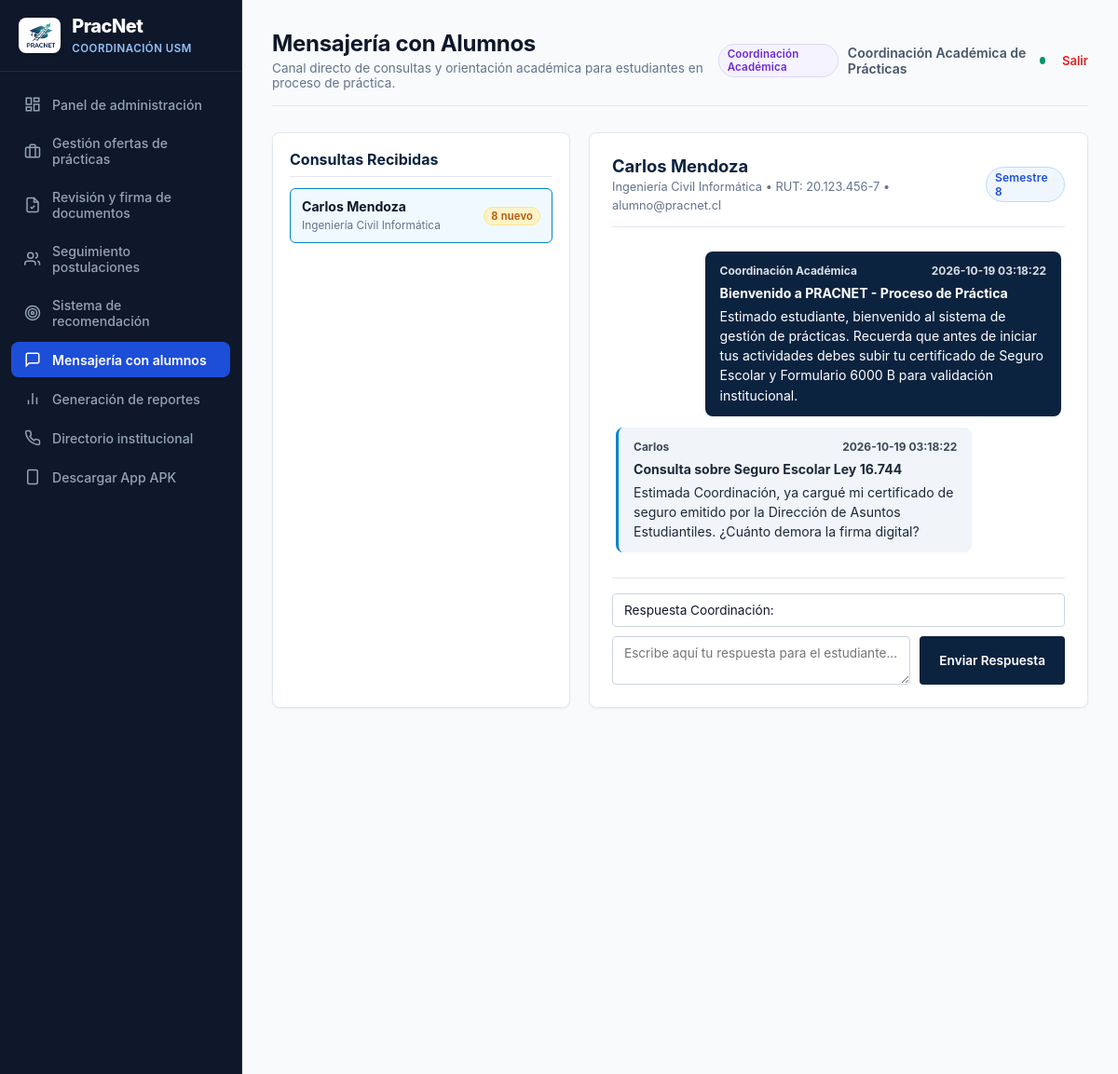
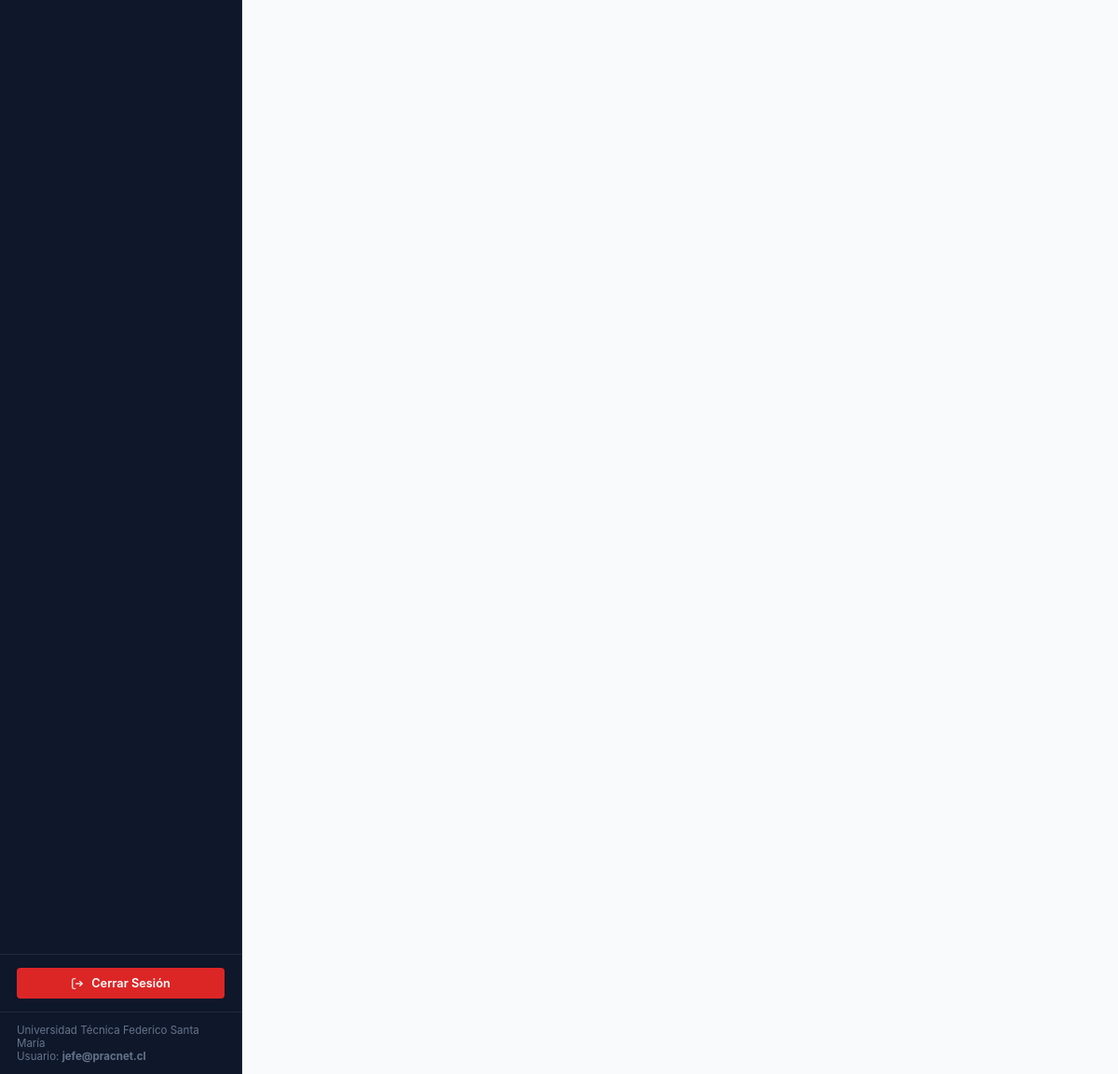
/admin/mensajes (signed in), run on the app's committed database (2 pictures, top to bottom).
### tables this page shows
CREATE TABLE estudiante (
            id INTEGER PRIMARY KEY AUTOINCREMENT,
            usuario_id INTEGER UNIQUE REFERENCES usuario(id) ON DELETE CASCADE,
            nombre TEXT NOT NULL,
            apellido TEXT,
            rut TEXT UNIQUE NOT NULL,
            correo_institucional TEXT NOT NULL,
            carrera TEXT NOT NULL,
            universidad TEXT DEFAULT 'Universidad Técnica Federico Santa María',
            sede TEXT DEFAULT 'Campus San Joaquín',
            ano_ingreso INTEGER DEFAULT 2022,
            semestre_actual INTEGER DEFAULT 8,
            avance_malla INTEGER DEFAULT 75,
            creditos_totales INTEGER DEFAULT 180,
            es_primera_practica INTEGER DEFAULT 1,
            habilidades TEXT,
            ubicacion TEXT DEFAULT 'Santiago, Chile',
            telefono TEXT DEFAULT '+56 9 1234 5678'
        );

CREATE TABLE mensaje (
            id INTEGER PRIMARY KEY AUTOINCREMENT,
            estudiante_id INTEGER NOT NULL REFERENCES estudiante(id) ON DELETE CASCADE,
            remitente_tipo TEXT NOT NULL CHECK(remitente_tipo IN ('estudiante', 'docente')),
            asunto TEXT NOT NULL,
            cuerpo TEXT NOT NULL,
            leido INTEGER DEFAULT 0,
            fecha_envio TIMESTAMP DEFAULT CURRENT_TIMESTAMP
        );

### app/routes_admin.py (the view, shortened to what this page needs)
@admin_bp.route('/mensajes', methods=['GET', 'POST'])
def mensajes():
    estudiante_seleccionado = request.args.get('estudiante_id', '')
    with get_db() as conn:
        cursor = conn.cursor()
        cursor.execute("""
            SELECT DISTINCT e.id, e.nombre, e.apellido, e.carrera, e.rut,
                   (SELECT COUNT(*) FROM mensaje WHERE estudiante_id = e.id AND remitente_tipo = 'estudiante' AND leido = 0) as sin_leer
            FROM estudiante e
            JOIN mensaje m ON e.id = m.estudiante_id
            ORDER BY sin_leer DESC, e.nombre ASC
        """)
        estudiantes_con_mensajes = cursor.fetchall()
        if not estudiante_seleccionado and estudiantes_con_mensajes:
            estudiante_seleccionado = estudiantes_con_mensajes[0]['id']
        mensajes_hilo = []
        estudiante_activo = None
        if estudiante_seleccionado:
            cursor.execute("SELECT * FROM estudiante WHERE id = ?", (estudiante_seleccionado,))
            estudiante_activo = cursor.fetchone()
            cursor.execute("UPDATE mensaje SET leido = 1 WHERE estudiante_id = ? AND remitente_tipo = 'estudiante'", (estudiante_seleccionado,))
            cursor.execute("SELECT * FROM mensaje WHERE estudiante_id = ? ORDER BY id ASC", (estudiante_seleccionado,))
            mensajes_hilo = cursor.fetchall()
    return render_template(
        'admin/mensajes.html',
        estudiantes=estudiantes_con_mensajes,
        estudiante_activo=estudiante_activo,
        mensajes=mensajes_hilo,
        estudiante_seleccionado=estudiante_seleccionado
    )

### app/__init__.py (called while the page is built)
def create_app():
    app = Flask(__name__)
    app.config.from_object(Config)
    os.makedirs(app.config['UPLOAD_FOLDER'], exist_ok=True)
    init_db()
    from app.auth import auth_bp
    from app.routes_admin import admin_bp
    from app.routes_student import student_bp
    from app.routes_empresa import empresa_bp
    app.register_blueprint(auth_bp)
    app.register_blueprint(admin_bp)
    app.register_blueprint(student_bp)
    app.register_blueprint(empresa_bp)
    @app.route('/')
    def index():
        return redirect(url_for('auth.login'))
    @app.errorhandler(404)
    def page_not_found(e):
        return render_template('404.html'), 404
    @app.errorhandler(500)
    def internal_server_error(e):
        return render_template('500.html'), 500
    @app.after_request
    def apply_security_headers(response):
        return add_security_headers(response)
    return app

### app/database.py (called while the page is built)
def get_db_connection():
    conn = sqlite3.connect(Config.DATABASE_PATH)
    conn.row_factory = sqlite3.Row
    conn.execute("PRAGMA foreign_keys = ON;")
    return conn

@contextmanager
def get_db():
    conn = get_db_connection()
    try:
        yield conn
        conn.commit()
    except Exception as e:
        conn.rollback()
        raise e
    finally:
        conn.close()

### app/routes_admin.py (called while the page is built)
@admin_bp.before_request
@role_required(['admin', 'jefe_carrera'])
def restrict_admin():
    pass

### app/security.py (called while the page is built)
def role_required(allowed_roles):
    def decorator(f):
        @wraps(f)
        def decorated_function(*args, **kwargs):
            if 'user_id' not in session:
                flash('Por favor inicia sesión.', 'warning')
                return redirect(url_for('auth.login'))
            if session.get('rol') not in allowed_roles:
                flash('No tienes permisos suficientes para acceder a este módulo.', 'danger')
                return redirect(url_for('auth.unauthorized'))
            return f(*args, **kwargs)
        return decorated_function
    return decorator

def add_security_headers(response):
    response.headers['X-Content-Type-Options'] = 'nosniff'
    response.headers['X-Frame-Options'] = 'SAMEORIGIN'
    response.headers['X-XSS-Protection'] = '1; mode=block'
    response.headers['Referrer-Policy'] = 'strict-origin-when-cross-origin'
    return response

### app/templates/admin/mensajes.html (shortened to what this page needs)
{% extends 'base.html' %}
{% block admin_title %}
<h1>Mensajería con Alumnos</h1>
<p>Canal directo de consultas y orientación académica para estudiantes en proceso de práctica.</p>
{% endblock %}
{% block content %}
<div style="display: grid; grid-template-columns: 320px 1fr; gap: 20px; min-height: 540px;">
  <div class="table-card" style="padding: 18px; display: flex; flex-direction: column;">
    <h3 style="font-size: 1rem; color: var(--primary-navy); margin-bottom: 12px; padding-bottom: 8px; border-bottom: 1px solid var(--border-subtle);">
      Consultas Recibidas
    </h3>
    {% if estudiantes %}
    <div style="display: flex; flex-direction: column; gap: 6px; overflow-y: auto; flex: 1;">
      {% for e in estudiantes %}
      <a href="{{ url_for('admin.mensajes', estudiante_id=e.id) }}" style="text-decoration: none; padding: 10px 12px; border-radius: 6px; border: 1px solid {% if estudiante_activo and estudiante_activo.id == e.id %}#0284c7{% else %}#e2e8f0{% endif %}; background: {% if estudiante_activo and estudiante_activo.id == e.id %}#f0f9ff{% else %}#ffffff{% endif %}; display: flex; justify-content: space-between; align-items: center; transition: all 0.15s ease;">
        <div>
          <strong style="font-size: 0.88rem; color: #0f172a; display: block;">{{ e.nombre }} {{ e.apellido }}</strong>
          <span style="font-size: 0.74rem; color: #64748b;">{{ e.carrera }}</span>
        </div>
        {% if e.sin_leer > 0 %}
          <span class="badge badge-warning" style="font-size: 0.7rem; padding: 2px 7px;">{{ e.sin_leer }} nuevo</span>
        {% endif %}
      </a>
      {% endfor %}
    </div>
    {% else %}
    <div style="padding: 20px; text-align: center; color: #64748b; font-size: 0.85rem;">
      No hay mensajes de alumnos aún.
    </div>
    {% endif %}
  </div>
  <div class="table-card" style="padding: 24px; display: flex; flex-direction: column; justify-content: space-between;">
    {% if estudiante_activo %}
    <div>
      <div style="display: flex; justify-content: space-between; align-items: center; padding-bottom: 14px; border-bottom: 1px solid var(--border-subtle); margin-bottom: 16px;">
        <div>
          <h3 style="color: var(--primary-navy); font-size: 1.15rem; margin: 0;">{{ estudiante_activo.nombre }} {{ estudiante_activo.apellido }}</h3>
          <span style="font-size: 0.8rem; color: #64748b;">{{ estudiante_activo.carrera }} • RUT: {{ estudiante_activo.rut }} • {{ estudiante_activo.correo_institucional }}</span>
        </div>
        <span class="badge badge-info" style="font-size: 0.75rem;">Semestre {{ estudiante_activo.semestre_actual }}</span>
      </div>
      <div style="max-height: 340px; overflow-y: auto; display: flex; flex-direction: column; gap: 12px; padding: 10px 4px; margin-bottom: 20px;">
        {% for m in mensajes %}
        <div style="max-width: 80%; padding: 12px 16px; border-radius: 8px; font-size: 0.88rem; line-height: 1.5; {% if m.remitente_tipo == 'docente' %}align-self: flex-end; background: #0c2340; color: #ffffff;{% else %}align-self: flex-start; background: #f1f5f9; color: #1e293b; border-left: 3px solid #0284c7;{% endif %}">
          <div style="font-size: 0.75rem; font-weight: 700; opacity: 0.85; margin-bottom: 4px; display: flex; justify-content: space-between; gap: 16px;">
            <span>{% if m.remitente_tipo == 'docente' %}Coordinación Académica{% else %}{{ estudiante_activo.nombre }}{% endif %}</span>
            <span>{{ m.fecha_envio }}</span>
          </div>
          <strong style="display: block; margin-bottom: 4px; font-size: 0.88rem;">{{ m.asunto }}</strong>
          <div>{{ m.cuerpo }}</div>
        </div>
        {% endfor %}
      </div>
    </div>
    <form method="POST" action="{{ url_for('admin.mensajes') }}" style="border-top: 1px solid var(--border-subtle); padding-top: 16px; display: flex; flex-direction: column; gap: 10px;">
      <div style="display: flex; gap: 10px;">
        <input type="text" name="asunto" class="form-control" placeholder="Asunto de la respuesta..." value="Respuesta Coordinación: " style="font-size: 0.85rem;" required>
      </div>
      <div style="display: flex; gap: 10px;">
        <textarea name="cuerpo" class="form-control" rows="2" placeholder="Escribe aquí tu respuesta para el estudiante..." style="font-size: 0.85rem;" required></textarea>
        <button type="submit" class="btn btn-primary" style="padding: 10px 20px; font-size: 0.85rem; background: #0c2340; white-space: nowrap;">
          Enviar Respuesta
        </button>
      </div>
    </form>
    {% endif %}
  </div>
</div>
{% endblock %}

### app/static/css/pracnet.css (style rules this page uses)
:root { --primary-navy: #0c2340; --primary-slate: #0f172a; --primary-surface: #1e293b; --accent-blue: #1d4ed8; --accent-blue-light: #eff6ff; --accent-gold: #b45309; --accent-gold-light: #fef3c7; --success-green: #059669; --success-light: #ecfdf5; --warning-amber: #d97706; --danger-red: #dc2626; --danger-light: #fef2f2; --bg-page: #f8fafc; --card-bg: #ffffff; --text-primary: #0f172a; --text-secondary: #475569; --text-muted: #64748b; --border-subtle: #e2e8f0; --border-strong: #cbd5e1; --sidebar-width: 260px; --radius-sm: 4px; --radius-md: 8px; --radius-lg: 12px; --shadow-sm: 0 1px 2px 0 rgb(0 0 0 / 0.05); --shadow-md: 0 4px 6px -1px rgb(0 0 0 / 0.07), 0 2px 4px -2px rgb(0 0 0 / 0.07); --shadow-lg: 0 10px 15px -3px rgb(0 0 0 / 0.08), 0 4px 6px -4px rgb(0 0 0 / 0.04); }
* { box-sizing: border-box; margin: 0; padding: 0; font-family: -apple-system, BlinkMacSystemFont, "Segoe UI", Roboto, "Helvetica Neue", Arial, sans-serif; }
body { background-color: var(--bg-page); color: var(--text-primary); min-height: 100vh; display: flex; flex-direction: column; -webkit-font-smoothing: antialiased; }
.content-header h1 { font-size: 1.5rem; font-weight: 700; color: var(--text-primary); letter-spacing: -0.3px; }
.content-header p { font-size: 0.85rem; color: var(--text-muted); margin-top: 4px; }
.table-card { background: var(--card-bg); border-radius: var(--radius-md); border: 1px solid var(--border-subtle); box-shadow: var(--shadow-sm); overflow: hidden; margin-bottom: 28px; }
.badge { display: inline-flex; align-items: center; gap: 4px; padding: 3px 9px; border-radius: 9999px; font-size: 0.72rem; font-weight: 600; letter-spacing: 0.2px; }
.badge-warning { background: var(--accent-gold-light); color: var(--accent-gold); border: 1px solid #fde68a; }
.badge-info { background: var(--accent-blue-light); color: var(--accent-blue); border: 1px solid #bfdbfe; }
.btn { display: inline-flex; align-items: center; justify-content: center; gap: 8px; font-weight: 600; padding: 8px 16px; border-radius: var(--radius-sm); border: 1px solid transparent; cursor: pointer; text-decoration: none; font-size: 0.88rem; transition: all 0.15s ease-in-out; }
.btn-primary { background-color: var(--primary-navy); color: #ffffff; }
.form-control { width: 100%; padding: 9px 12px; border: 1px solid var(--border-strong); border-radius: var(--radius-sm); font-size: 0.9rem; color: var(--text-primary); outline: none; transition: border-color 0.15s ease; background-color: #ffffff; }

### data on the page
estudiante: nombre "Carlos", apellido "Mendoza", carrera "Ingeniería Civil Informática", sin_leer "8", rut "20.123.456-7", correo_institucional "alumno@pracnet.cl", semestre_actual "8"
mensaje: remitente_tipo "Coordinación Académica", fecha_envio "2026-10-19 03:18:22", asunto "Bienvenido a PRACNET - Proceso de Práctica", cuerpo "Estimado estudiante, bienvenido al sistema de gestión de prácticas. Recuerda que antes de iniciar tus actividades debes subir tu certificado de Seguro Escolar y Formulario 6000 B para validación institucional."
mensaje: fecha_envio "2026-10-19 03:18:22", asunto "Consulta sobre Seguro Escolar Ley 16.744", cuerpo "Estimada Coordinación, ya cargué mi certificado de seguro emitido por la Dirección de Asuntos Estudiantiles. ¿Cuánto demora la firma digital?"

### other printed values
{{ session.get('email') }} "jefe@pracnet.cl"
{{ session.get('nombre') }} "Coordinación Académica de Prácticas"
